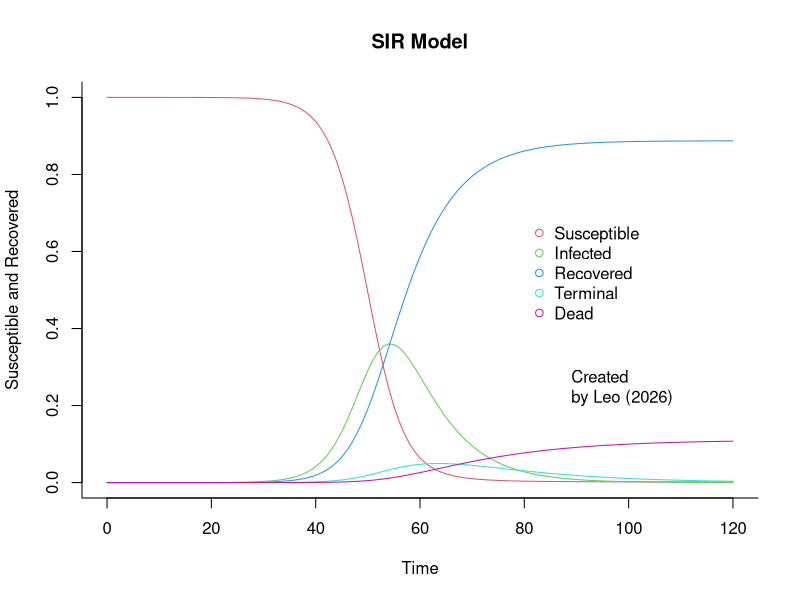
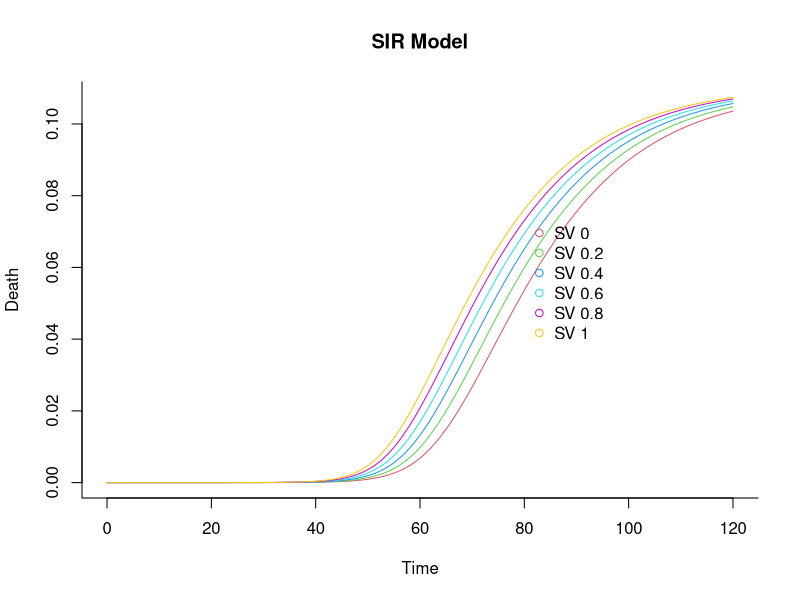
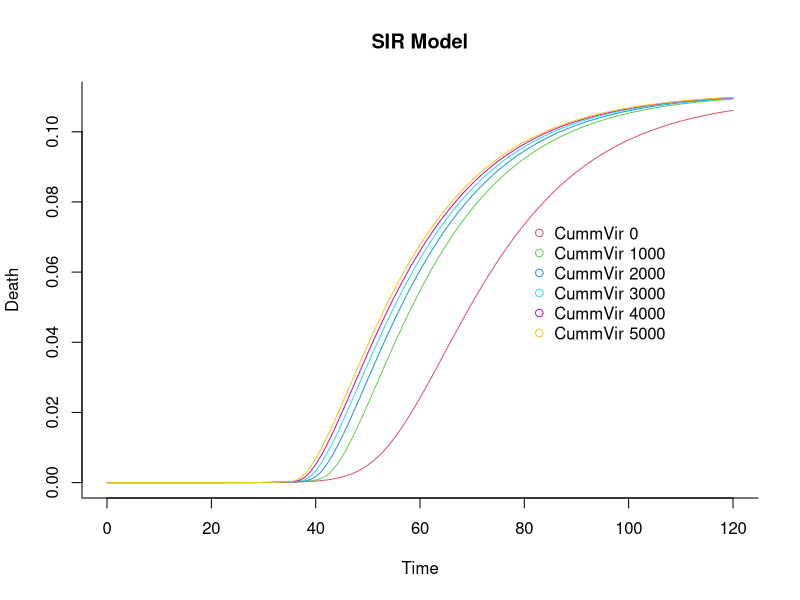

Reproduce these figures in R, in order.

#############################
###
### SIR Model
### Extension of the model
###
### Leonard Mada

# Features:
# - added mortality:
#   T = terminal patients, D = dead;
# - m = mortality, mt = time to death;
#   [but NO birth-rate]
# - added higher-order interaction terms:
#  -- sv = super-virulence of terminal patients;
#  -- vi = interactions between virulence factors;
#  -- vc = cummulative virulence,
#     e.g. due to cummulative mutations acquired by the disease;

# - code based on:
#   https://archives.aidanfindlater.com/blog/2010/04/20/the-basic-sir-model-in-r/
#   http://rstudio-pubs-static.s3.amazonaws.com/6852_c59c5a2e8ea3456abbeb017185de603e.html
# - model extended by LM;

##########

# install.packages("deSolve")

library(deSolve)


### Solve SIR
solve.sir = function(sir.f, init, parameters, times) {
	## Solve using ode (General Solver for Ordinary Differential Equations)
	out <- ode(y = init, times = times, func = sir.f, parms = parameters)
	## change to data frame
	out <- as.data.frame(out)
	## Delete time variable
	out$time <- NULL
	return(out)
}

### Plot SIR
basic.lbl = c("Susceptible", "Infected", "Recovered");
legend.xyf = function(times, y=0.7, off=c(0,0)) {
	c(max(times)*2/3, y) + off;
}
plot.sir = function(y, times, legend.lbl=c(basic.lbl, "Terminal", "Dead"),
		legend.xy, leg.off=c(0,0), ylab="Susceptible and Recovered", col) {
	if(missing(legend.xy)) legend.xy=legend.xyf(times, y=max(y) * 0.7, leg.off)
	if(missing(col)) col = seq(2, ncol(y) + 1);
	matplot(x = times, y = y, type = "l",
        xlab = "Time", ylab = ylab, main = "SIR Model",
        lwd = 1, lty = 1, bty = "l", col = col)

	## Add legend
	legend(legend.xy[1], legend.xy[2], legend.lbl,
		pch = 1, col = col, bty = "n")
}
# critical ploting function
plot.leo = function(x=NA, y=0.25, end.time=NA, adj=0, addYear=TRUE) {
	# critical function for anyone wanting to publish in Nature
	str = "Created\nby Leo"
	if(addYear) {
		str = paste(str, " (", format(Sys.Date(), "%Y"), ")", sep="", collapse="")
	}
	if( is.na(x) && ! is.na(end.time) ) {
		x = end.time*2/3 + 9
	}
	text(x, y, str, adj=adj)
}

### Create an SIR function
sir <- function(time, state, parameters) {
  with(as.list(c(state, parameters)), {
	
	dVirulence = vi * S * T^2; # has almost NO effect in this model;
	dcVir = vc * S * I * D;
    dS = -beta * S * I - sv * S * T - dVirulence - dcVir;
    dI =  beta * S * I - gamma * I - m * I + sv * S * T + dVirulence + dcVir; 
    dR =  gamma * I
	dT = m * I - mt * T
	dD = mt * T

    return(list(c(dS, dI, dR, dT, dD)))
  })
}

### Set parameters

### Proportion in each compartment:
# Susceptible = 0.999999;
# Infected = 0.000001;
# Recovered = 0;
init = c(S = 1-1e-6, I = 1e-6, R = 0.0, T = 0.0, D = 0.0)


### Time frame
end.time = 120 # 70
times = seq(0, end.time, by = 1)

### Parameters
# beta: infection parameter;
# gamma: recovery parameter;
beta = 1.4247 / 4
gamma = 0.14286 / 1.2
#
parameters = c(beta = beta, gamma = gamma, sv = 3*beta,
	vi = 2, vc = 10,
	m = gamma * 10000/80000, mt = gamma/2)


## Solve using ode
out = solve.sir(sir, init, parameters, times)
head(out, 10)


### Plot

# png(file="SIR.AdvancedModel.png", bg ="white", pointsize=15)

plot.sir(out, times, legend.xy=c(end.time*2/3, 0.7))
# essential function for any scientific publishing
plot.leo(end.time=end.time)

# dev.off()

###################
###################

### Comparison

solve.SIR = function(param, parameters, type="sv") {
	type = match(type, c("beta", "gamma", "sv", "vi", "vc", "m", "mt"))
	parameters[type] = param;
	solve.sir(sir, init, parameters, times)$D;
}

sv.seq = seq(0, 1, by=0.2)
out = sapply(sv.seq, solve.SIR, parameters=parameters, type="sv")
plot.sir(out, times, ylab="Death", legend.lbl=paste("SV", sv.seq))


# very small effect: dying earlier;
vc.seq = seq(0, 5000, by=1000)
out = sapply(vc.seq, solve.SIR, parameters=parameters, type="vc")
plot.sir(out, times, ylab="Death", legend.lbl=paste("CummVir", vc.seq))
